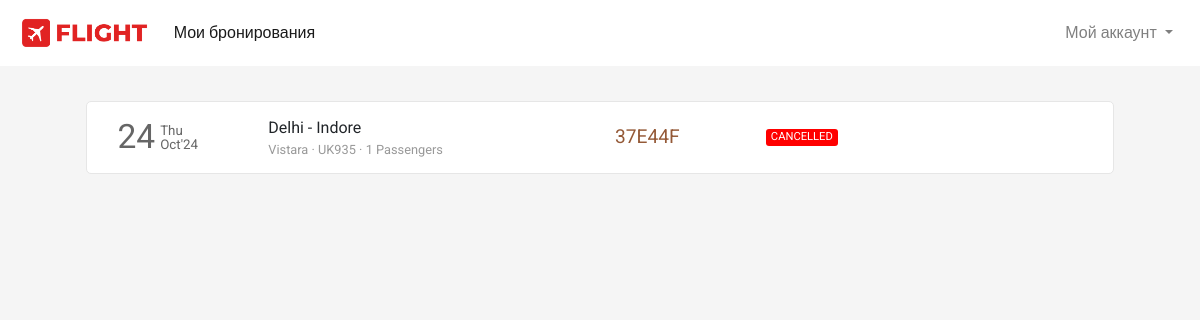
/flight/bookings (signed in), run on an earlier commit of the app's database.
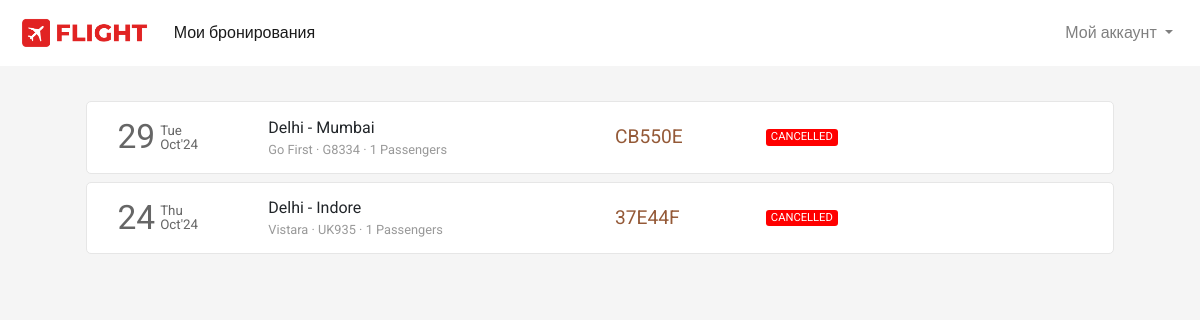
And on a later commit of the database.
### flight/models.py (models this page shows, shortened)
class Ticket(models.Model):
    user = models.ForeignKey(User,on_delete=models.CASCADE,related_name="bookings", blank=True, null=True)
    ref_no = models.CharField(max_length=6, unique=True)
    passengers = models.ManyToManyField(Passenger, related_name="flight_tickets")
    flight = models.ForeignKey(Flight, on_delete=models.CASCADE, related_name="tickets", blank=True, null=True)
    flight_ddate = models.DateField(blank=True, null=True)
    flight_adate = models.DateField(blank=True, null=True)
    flight_fare = models.FloatField(blank=True,null=True)
    other_charges = models.FloatField(blank=True,null=True)
    coupon_used = models.CharField(max_length=15,blank=True)
    coupon_discount = models.FloatField(default=0.0)
    total_fare = models.FloatField(blank=True, null=True)
    seat_class = models.CharField(max_length=20, choices=SEAT_CLASS)
    booking_date = models.DateTimeField(default=datetime.now)
    mobile = models.CharField(max_length=20,blank=True)
    email = models.EmailField(max_length=45, blank=True)
    status = models.CharField(max_length=45, choices=TICKET_STATUS)

class Flight(models.Model):
    origin = models.ForeignKey(Place, on_delete=models.CASCADE, related_name="departures")
    destination = models.ForeignKey(Place, on_delete=models.CASCADE, related_name="arrivals")
    depart_time = models.TimeField(auto_now=False, auto_now_add=False)
    depart_day = models.ManyToManyField(Week, related_name="flights_of_the_day")
    duration = models.DurationField(null=True)
    arrival_time = models.TimeField(auto_now=False, auto_now_add=False)
    plane = models.CharField(max_length=24)
    airline = models.CharField(max_length=64)
    economy_fare = models.FloatField(null=True)
    business_fare = models.FloatField(null=True)
    first_fare = models.FloatField(null=True)

class Place(models.Model):
    city = models.CharField(max_length=64)
    airport = models.CharField(max_length=64)
    code = models.CharField(max_length=3)
    country = models.CharField(max_length=64)

### flight/views.py (the view)
# urls.py: path('flight/bookings', views.bookings, name="bookings"),
def bookings(request):
    if request.user.is_authenticated:
        tickets = Ticket.objects.filter(user=request.user).order_by('-booking_date')
        return render(request, 'flight/bookings.html', {
            'page': 'bookings',
            'tickets': tickets
        })
    else:
        return HttpResponseRedirect(reverse('login'))

### flight/templates/flight/bookings.html (shortened to what this page needs)
{% extends 'flight/layout.html' %}
{% load static %}
{% block head %}
    <link rel="stylesheet" href="{% static 'css/bookings_style.css' %}">
{% endblock head %}
{% block body %}
    <section class="section section1">
        <div class="container">
            {% if tickets %}
                {% for ticket in tickets %}
                    <div class="row each-booking-div" id="{{ticket.ref_no}}">
                        <div class="col-2" style="display: flex;">
                            <div style="display: flex; color: #666666; margin-top: auto;">
                                <div>
                                    <span style="font-size: 2.1em;">{{ticket.flight_ddate | date:"d"}}</span>
                                </div>
                                <div style="font-size: smaller; display: flex; margin: auto 0; padding-left: 5px; line-height: 1em;">
                                    <div style="margin: auto;">
                                        <div style="margin-bottom: 1px;">{{ticket.flight_ddate | date:"D"}}</div>
                                        <div style="margin-top: 1px;">{{ticket.flight_ddate | date:"M'y"}}</div>
                                    </div>
                                </div>
                            </div>
                        </div>
                        <div class="col-4 middle-div">
                            <div style="width:100%">
                                <div class="row places-div" style=" display: flex;">
                                    <div style="max-width: 45%;">{{ticket.flight.origin.city}}</div>
                                    <div>&nbsp;-&nbsp;</div>
                                    <div style="max-width: 45%;">{{ticket.flight.destination.city}}</div>
                                </div>
                                <div class="row places-div" style="font-size: .8em; color: #999999; ">
                                    <div style="max-width: 100%;">{{ticket.flight.airline}} &middot; {{ticket.flight.plane}} &middot; {{ticket.passengers.count}} Passengers</div>
                                </div>
                            </div>
                        </div>
                        <div class="col-2 middle-div">
                            <div style="font-size: 1.2em; color: #945937;">{{ticket.ref_no}}</div>
                        </div>
                        <div class="col-2 middle-div">
                            <div>
                                <div class="row status-div">
                                    {% if ticket.status == 'CANCELLED' %}
                                        <div class="red">{{ticket.status}}</div>
                                    {% endif %}
                                </div>
                            </div>
                        </div>
                        <div class="col-2 last-div">
                        </div>
                    </div>
                {% endfor %}
            {% endif %}
        </div>
    </section>
{% endblock %}

What changed in the data, as far as the page shows it:
added Ticket: flight_ddate "29", flight_ddate "Tue", flight_ddate "Oct'24", flight.origin.city "Delhi", flight.destination.city "Mumbai", flight.airline "Go First", flight.plane "G8334", passengers.count "1", ref_no "CB550E", status "CANCELLED"
